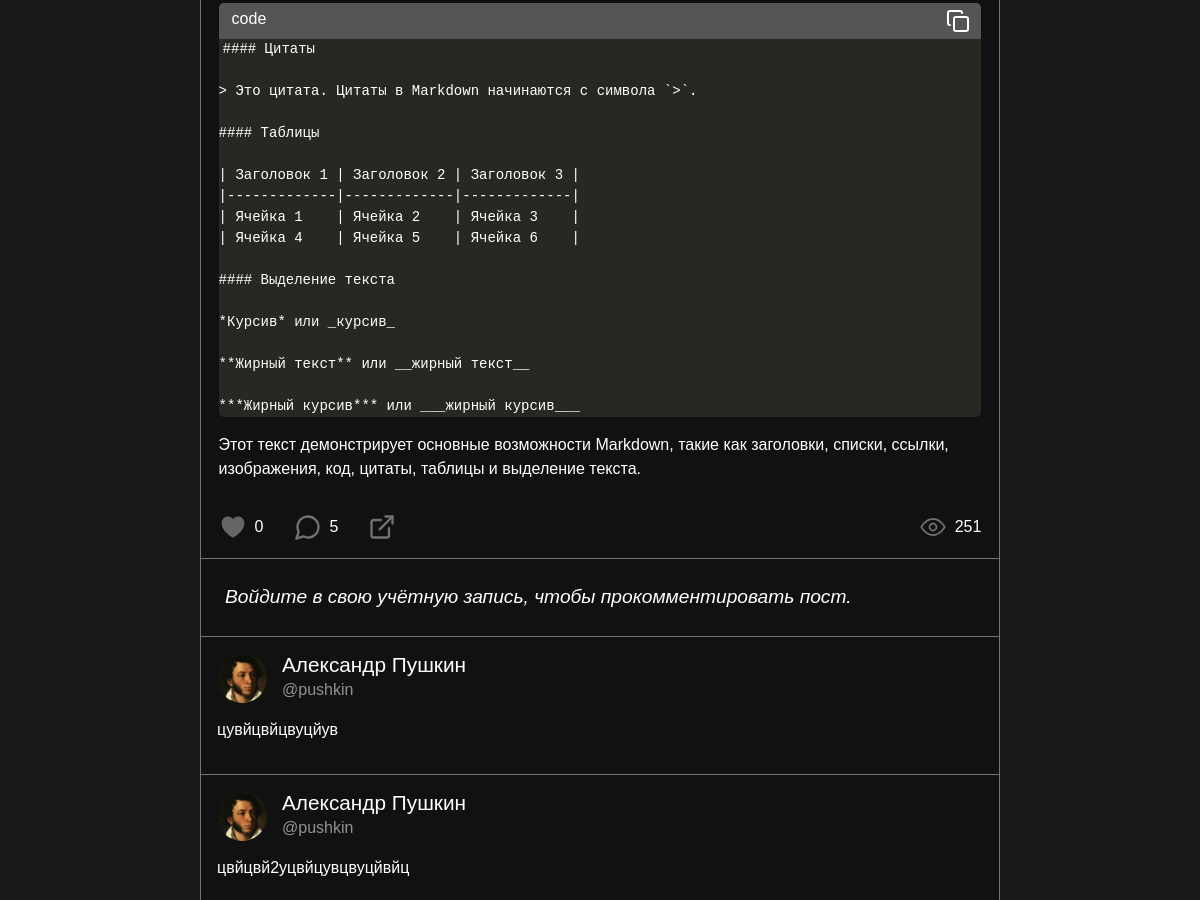
Page /person/post/108/ (middle part) on the earlier database version.
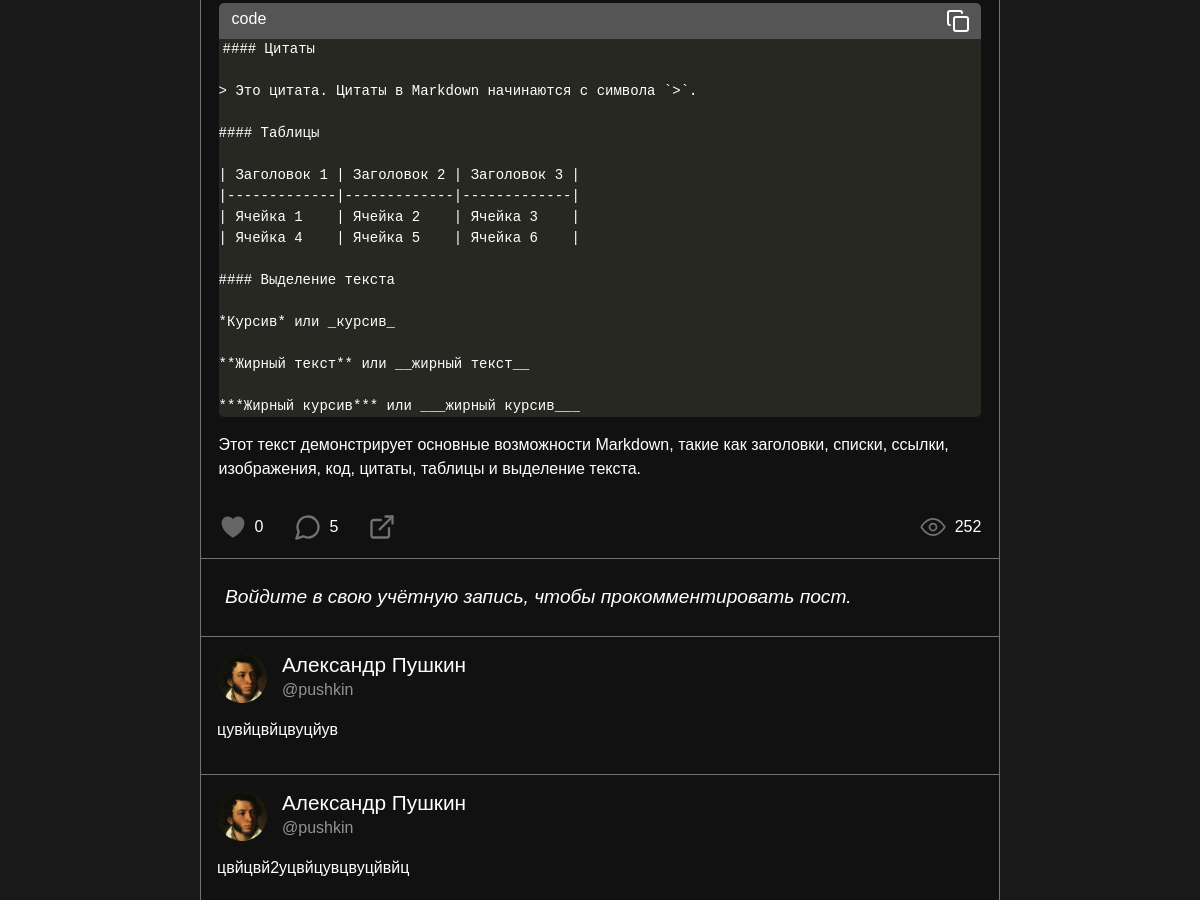
Same page on the later database version.
### person/models.py (models this page shows, shortened)
class Post(models.Model):
    text = models.TextField('Текст', max_length=5000)
    formated_text = models.TextField('Отформатированный текст', default='', max_length=5000)
    date = models.DateTimeField('Дата публикации')
    user = models.ForeignKey(User, on_delete=models.CASCADE)
    likes = models.ManyToManyField(User, related_name='liked_posts', blank=True)
    views = models.PositiveIntegerField('Число просмотров', default=0)
    def total_likes(self):
        return self.likes.count()
    def total_comments(self):
        return self.comments.count()
    class Meta:
        verbose_name = 'Пост'
        verbose_name_plural = 'Посты'

### person/views.py (the view)
# urls.py: path('post/<int:post_id>/', views.post_detail, name='post_detail'),
def post_detail(request, post_id):
    post = get_object_or_404(Post, id=post_id)
    comments = Comment.objects.filter(post=post).order_by('-created_at')
    if request.method == 'POST':
        form = CommentForm(request.POST)
        if form.is_valid():
            comment = form.save(commit=False)
            comment.post = post
            comment.user = request.user
            comment.save()
            return redirect('post_detail', post_id=post.id)
    else:
        form = CommentForm()
    return render(request, 'person/post_detail.html', {
        'post': post,
        'comments': comments,
        'form': form,
    })

### users/models.py (called while the page is built)
    def get_avatar_url(self):
        if self.image and hasattr(self.image, 'url'):
            return self.image.url
        else:
            return os.path.join(settings.STATIC_URL, 'person/img/default.jpg')

### person/templates/person/post_detail.html (shortened to what this page needs)
{% extends 'main/layout.html' %}
{% load custom_filters %}
{% load static %}
{% block link %}
    <link rel="stylesheet" href="{% static 'person/css/person.css' %}">
    <link rel="stylesheet" href="{% static 'person/css/like_users_list.css' %}">
    <link rel="stylesheet" href="{% static 'main/css/markdown.css' %}">
    <link rel="stylesheet" href="https://unpkg.com/@highlightjs/cdn-assets@11.7.0/styles/github-dark.min.css">
{% endblock %}
{% block content %}
<main class="custom-container">
<section class="container-profile">
    <div class="post-item" data-post-id="{{ post.id }}">
        <div class="post-text" id="post-text-{{ post.id }}">{{ post.formated_text|safe }}</div>
        <div class="post-footer">
            <ul>
                <li>
                    <button class="post-footer-icon like-btn {% if request.user in post.likes.all %}liked{% endif %}" data-post-id="{{ post.id }}" title="Лайк">
                        {% if request.user in post.likes.all %}
                            <img src="{% static 'person/img/like_red.svg' %}" alt="Like Icon" width="28" height="28">
                        {% else %}
                            <img src="{% static 'person/img/like.svg' %}" alt="Like Icon" width="28" height="28">
                        {% endif %}
                    </button>
                    <span class="post-footer-counter">{{ post.total_likes }}</span>
                </li>
                <li>
                    <img src="{% static 'person/img/comments.svg' %}" alt="Comment Icon" width="28" height="28">
                    <span class="post-footer-counter">{{ post.total_comments }}</span>
                </li>
                <li>
                    <button class="post-footer-icon" title="Поделиться" onclick="copyToClipboard({{ post.id }})">
                        <img src="{% static 'person/img/share.svg' %}" alt="Share Icon" width="28" height="28">
                    </button>
                </li>
            </ul>
            <ul>
                <li>
                    <img src="{% static 'person/img/views.svg' %}" alt="Иконка просмотра" width="28" height="28">
                    <span class="post-footer-counter">
                        {{ post.views }}
                    </span>
                </li>
            </ul>
        </div>
    </div>
    {% if user.is_authenticated %}
        <form method="POST" class="comment-form">
            {% csrf_token %}
            <div class="comment-field">
                <img src="{{ request.user.get_avatar_url }}" class="post-avatar" alt="{{ request.user.username }}">
                <textarea name="content" class="custom-form-control" rows="4" placeholder="Напишите комментарий..." required></textarea>
            </div>
            <button type="submit" class="gradient-btn" data="Отправить"></button>
        </form>
    {% else %}
        <div class="commentary">Войдите в свою учётную запись, чтобы прокомментировать пост.</div>
    {% endif %}
    {% for comment in comments %}
        <div class="comment-item" data-comment-id="{{ comment.id }}" data-user-id="{{ comment.user.id }}">
            <div class="post-header">
                <img src="{{ comment.user.get_avatar_url }}" class="post-avatar" alt="{{ comment.user.username }}">
                <div class="post-info">
                    <h3>
                        <a href="{% url 'user_profile' comment.user.username %}">
                            {{ comment.user.first_name }} {{ comment.user.last_name }}
                        </a>
                    </h3>
                    <p class="post-username">@{{ comment.user.username }}</p>
                </div>
            </div>
            <p class="comment-text">{{ comment.content }}</p>
        </div>
    {% endfor %}
</section>
</main>
{% endblock %}

Differences in the rows shown:
changed Post: views "251" → "252"
